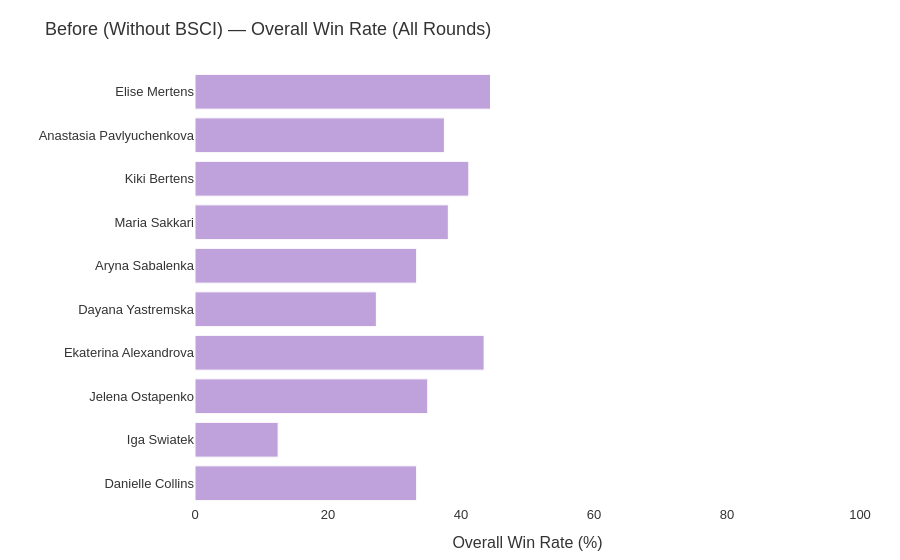
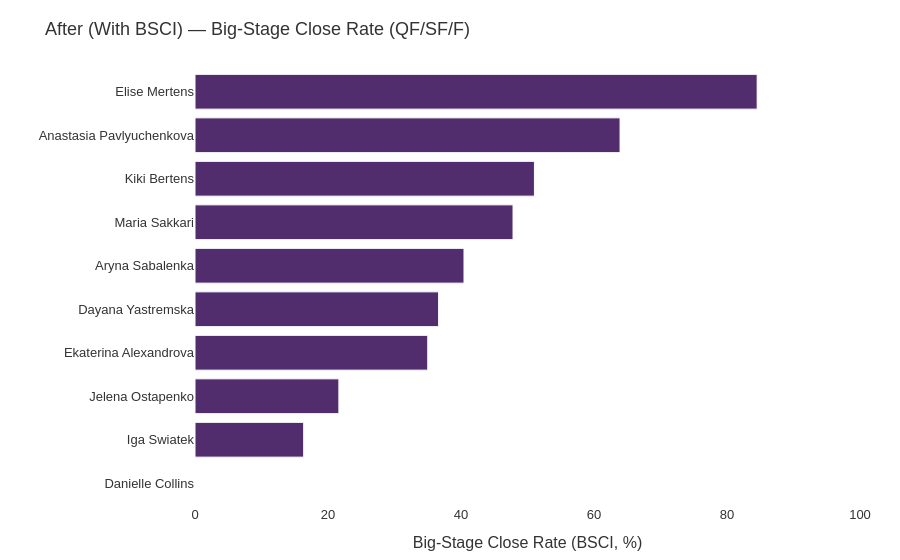

Notebook code cell kept with these figures, in order:
### Markdown cell above
## Visual 2 — Before vs After: Overall vs Big-Stage Performance

We compare:
- Overall Singles Main-Draw win rate (all rounds)
- Big-Stage Close Rate (BSCI) in QF/SF/F

This chart supports the “before vs after” story in the report.

### Code cell
import pandas as pd
import plotly.express as px

# --- pick a consistent player set (union of top 10 by each metric) ---
top_overall = (compare_valid
               .sort_values("OverallWinPct", ascending=False)
               .head(10)["PLAYER"])
top_bsci    = (compare_valid
               .sort_values("BSCI", ascending=False)
               .head(10)["PLAYER"])

players = pd.Index(top_overall).union(pd.Index(top_bsci))
subset  = compare_valid[compare_valid["PLAYER"].isin(players)].copy()

# order y-axis by the AFTER metric (BSCI) so stories read left→right
order_by_bsci = (subset.sort_values("BSCI", ascending=True)["PLAYER"].tolist())

WTA_PURPLE = "#512D6D"
WTA_LILAC  = "#BFA2DB"

# --- BEFORE: Without BSCI (Overall Win %) ---
fig_before = px.bar(
    subset.sort_values("BSCI", ascending=True),  # just to keep same y order
    x="OverallWinPct", y="PLAYER",
    orientation="h",
    color_discrete_sequence=[WTA_LILAC],
    title="Before (Without BSCI) — Overall Win Rate (All Rounds)"
)
fig_before.update_layout(
    yaxis={"categoryorder":"array","categoryarray":order_by_bsci, "title":""},
    xaxis_title="Overall Win Rate (%)",
    plot_bgcolor="white", paper_bgcolor="white",
    font=dict(family="Arial", size=13, color="#333"),
    margin=dict(l=160, r=40, t=70, b=50)
)
fig_before.update_traces(marker_line_color="white", marker_line_width=1)
fig_before.update_xaxes(range=[0,100])   # lock to 0–100 for apples-to-apples
fig_before.show()

# --- AFTER: With BSCI (Late Rounds Only) ---
fig_after = px.bar(
    subset.sort_values("BSCI", ascending=True),
    x="BSCI", y="PLAYER",
    orientation="h",
    color_discrete_sequence=[WTA_PURPLE],
    title="After (With BSCI) — Big-Stage Close Rate (QF/SF/F)"
)
fig_after.update_layout(
    yaxis={"categoryorder":"array","categoryarray":order_by_bsci, "title":""},
    xaxis_title="Big-Stage Close Rate (BSCI, %)",
    plot_bgcolor="white", paper_bgcolor="white",
    font=dict(family="Arial", size=13, color="#333"),
    margin=dict(l=160, r=40, t=70, b=50)
)
fig_after.update_traces(marker_line_color="white", marker_line_width=1)
fig_after.update_xaxes(range=[0,100])    # same scale as BEFORE
fig_after.show()

### Figure 1 — Plotly figure (JSON) as saved in the notebook; plotly's stock layout.template omitted (floating-point values rounded to 4 significant figures)
{"data": [{"alignmentgroup": "True", "hovertemplate": "OverallWinPct=%{x}<br>PLAYER=%{y}<extra></extra>", "legendgroup": "", "marker": {"color": "#BFA2DB", "line": {"color": "white", "width": 1}, "pattern": {"shape": ""}}, "name": "", "offsetgroup": "", "orientation": "h", "showlegend": false, "textposition": "auto", "type": "bar", "x": [33.33, 12.5, 35, 43.48, 27.27, 33.33, 38.1, 41.18, 37.5, 44.44], "xaxis": "x", "y": ["Danielle Collins", "Iga Swiatek", "Jelena Ostapenko", "Ekaterina Alexandrova", "Dayana Yastremska", "Aryna Sabalenka", "Maria Sakkari", "Kiki Bertens", "Anastasia Pavlyuchenkova", "Elise Mertens"], "yaxis": "y"}], "layout": {"autosize": true, "barmode": "relative", "font": {"color": "#333", "family": "Arial", "size": 13}, "legend": {"tracegroupgap": 0}, "margin": {"b": 50, "l": 160, "r": 40, "t": 70}, "paper_bgcolor": "white", "plot_bgcolor": "white", "title": {"text": "Before (Without BSCI) — Overall Win Rate (All Rounds)"}, "xaxis": {"anchor": "y", "domain": [0, 1], "range": [0, 100], "title": {"text": "Overall Win Rate (%)"}, "type": "linear"}, "yaxis": {"anchor": "x", "autorange": true, "categoryarray": ["Danielle Collins", "Iga Swiatek", "Jelena Ostapenko", "Ekaterina Alexandrova", "Dayana Yastremska", "Aryna Sabalenka", "Maria Sakkari", "Kiki Bertens", "Anastasia Pavlyuchenkova", "Elise Mertens"], "categoryorder": "array", "domain": [0, 1], "range": [-0.5, 9.5], "title": {"text": ""}, "type": "category"}}}

### Figure 2 — Plotly figure (JSON) as saved in the notebook; plotly's stock layout.template omitted (floating-point values rounded to 4 significant figures)
{"data": [{"alignmentgroup": "True", "hovertemplate": "BSCI=%{x}<br>PLAYER=%{y}<extra></extra>", "legendgroup": "", "marker": {"color": "#512D6D", "line": {"color": "white", "width": 1}, "pattern": {"shape": ""}}, "name": "", "offsetgroup": "", "orientation": "h", "showlegend": false, "textposition": "auto", "type": "bar", "x": [0, 16.35, 21.64, 35, 36.63, 40.45, 47.83, 51.04, 63.92, 84.54], "xaxis": "x", "y": ["Danielle Collins", "Iga Swiatek", "Jelena Ostapenko", "Ekaterina Alexandrova", "Dayana Yastremska", "Aryna Sabalenka", "Maria Sakkari", "Kiki Bertens", "Anastasia Pavlyuchenkova", "Elise Mertens"], "yaxis": "y"}], "layout": {"autosize": true, "barmode": "relative", "font": {"color": "#333", "family": "Arial", "size": 13}, "legend": {"tracegroupgap": 0}, "margin": {"b": 50, "l": 160, "r": 40, "t": 70}, "paper_bgcolor": "white", "plot_bgcolor": "white", "title": {"text": "After (With BSCI) — Big-Stage Close Rate (QF/SF/F)"}, "xaxis": {"anchor": "y", "domain": [0, 1], "range": [0, 100], "title": {"text": "Big-Stage Close Rate (BSCI, %)"}, "type": "linear"}, "yaxis": {"anchor": "x", "autorange": true, "categoryarray": ["Danielle Collins", "Iga Swiatek", "Jelena Ostapenko", "Ekaterina Alexandrova", "Dayana Yastremska", "Aryna Sabalenka", "Maria Sakkari", "Kiki Bertens", "Anastasia Pavlyuchenkova", "Elise Mertens"], "categoryorder": "array", "domain": [0, 1], "range": [-0.5, 9.5], "title": {"text": ""}, "type": "category"}}}
